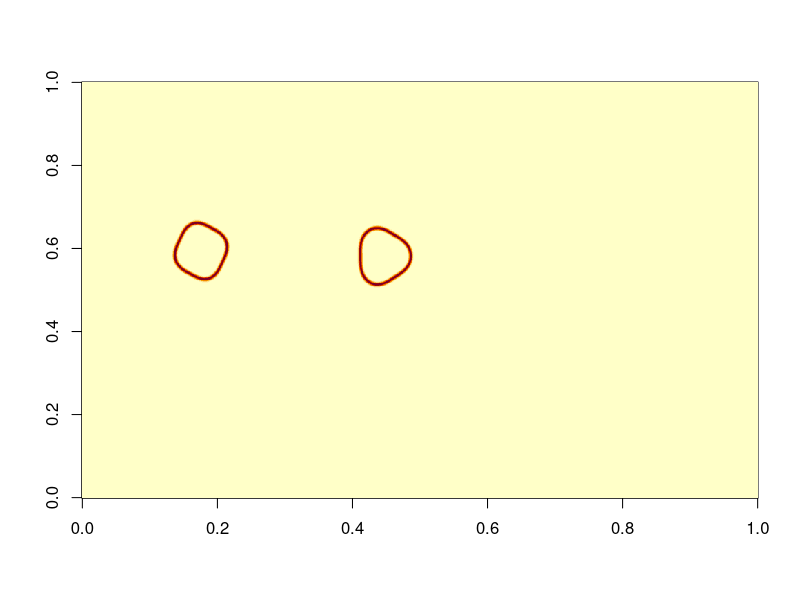

Here is the R script that generated this plot: (Note: this script raises an error after producing the figure.)
#
# Generate Radial Frequency search tasks.
# Adapted from David Badcock's Matlab.
#
# Fri 11 Jan 2013 08:33:11 EST
# Modified Thu 17 Jan 2013 07:11:30 EST: allow for aspect ratio of pixels
#

#WIDTH  <- 752
#HEIGHT <- 752
WIDTH  <- 980
HEIGHT <- 560

IS <- 100    # small patch is IS * IS. must be even. created in rfCreate.

viewingDistance   <- 40     # cm
screen.width      <- 980/2  # pixels
screen.height     <- 560    # pixels
screenWidthCm     <- 18.7/2 # cm
screenHeightCm    <- 10.7   # cm
cmPerPixelWidth  <- screenWidthCm / screen.width 
cmPerPixelHeight <- screenHeightCm / screen.height

#################################################
# Create a single RF stim of dimension ISxIS
# Intiially use r in cms, then map back to pixels
#  radius is in degrees
#################################################
rfCreate <- function(RF_number, radius, Weber_amp, phase) {

    radiusCm <- viewingDistance * tan(radius/180*pi)
    SIGMA <- 2 # sigma defines path thickness (Gaussian profile path section)

    mod_amp <- Weber_amp*radiusCm  # mod amp is the amplitude of the RF modulation
 
    xy <- expand.grid(-(IS/2-1):(IS/2), -(IS/2-1):(IS/2))  # X and Y are Cartesian

        # ?? theta numbers off conventionally from the +ve X axis anti-clockwise
    theta <- apply(xy, 1, function(p) atan2(p[2], p[1]))
    rCm   <- apply(xy, 1, function(p) sqrt(sum((p * c(cmPerPixelWidth, cmPerPixelHeight))^2)))
     
        # calculate the RF_radius for all values of theta (in cm)
    RF_radiusCm <- radiusCm + sin(RF_number*theta + phase) * mod_amp

        # create an RF path with a Gaussian luminance profile in section
        # maximum luminance when RF_radius-r is equal to zero
    f <- (cmPerPixelHeight + cmPerPixelWidth)/2
    RF <- exp(-(((RF_radiusCm-rCm)/f)^2/(2*SIGMA^2)))

    return(matrix(RF, IS, IS))
}

#######################################################
# function to create a stimulus and reference
# pass in the RF of the target and distractor and total number of elements 
#   Radius is in degrees
#######################################################
createImage <- function(RF_target, RF_distract, number, Radius, 
                        RF_amp_target=1/(1+RF_target^2), 
                        RF_amp_distract=1/(1+RF_distract^2)) {
        # Grid of available top-left row/col for the RF patterns
        # Random +- jitter each location
        # Random permute of order
    r.jitter <- 18
    c.jitter <- 11
    rs <- seq(r.jitter+1, HEIGHT - IS - r.jitter, IS+2*r.jitter)
    cs <- seq(c.jitter+1, WIDTH  - IS - c.jitter, IS+2*c.jitter)
    grid <- expand.grid(cs, rs) 
    grid[,1] <- grid[,1] + round(runif(nrow(grid),min=-c.jitter, max=+c.jitter))
    grid[,2] <- grid[,2] + round(runif(nrow(grid),min=-r.jitter, max=+r.jitter))
    grid <- grid[order(runif(nrow(grid))), ] 
#plot(grid, xlim=c(1,WIDTH), ylim=c(1, HEIGHT))
#for(i in 1:nrow(grid)) {
#    cc <- grid[i,1]
#    rr <- grid[i,2]
#    polygon(c(cc, cc+IS, cc+IS, cc), c(rr,rr,rr+IS,rr+IS))
#}

    if (nrow(grid) < number)
        warning("Cannot fit that many targets")

    phase <- 2*pi*runif(number, min=1,max=49)

    image <- matrix(0, nrow=HEIGHT, ncol=WIDTH)

    #add each RF pattern in turn to stim and ref  
    for (i in 1:(number-1)) {
        x <- grid[i, 1]
        y <- grid[i, 2]
        image[y:(y+(IS-1)),x:(x+(IS-1))] <- image[y:(y+(IS-1)),x:(x+(IS-1))] + 
            rfCreate(RF_distract, Radius, RF_amp_distract, phase[i])
    } 
    x <- grid[number, 1]  # add target 
    y <- grid[number, 2]
    image[y:(y+(IS-1)),x:(x+(IS-1))] <- image[y:(y+(IS-1)),x:(x+(IS-1))] + 
        rfCreate(RF_target, Radius, RF_amp_target, phase[number])

    too_big <- which(image > 1)
    image[too_big] <- 1

    return(image)
}

##################################################################
# print matrix as a 8-bit pbm file
##################################################################
printPGM <- function(i, title) {
    cat("P2", "\n")
    cat("# RSF: ", title, "\n")
    cat(paste(WIDTH, HEIGHT), "\n")
    cat("255\n")
    c <- 1
    for(y in 1:HEIGHT) {
        for(x in 1:WIDTH) 
            cat(round(255*i[y,x]), " ")
            if (c == 30) {
                cat("\n")
                c <- 0
            }
            c <- c + 1
        }
}

#######################################################
# Test
i <- createImage(3, 4, 2, 1)
image(t(i))
stop("All good")

#######################################################
# Command line param is 
#    number of distractors
#    target RF
#    distractor RF
#######################################################
if (length(commandArgs()) != 7) {
    print("Usage: R --slave --args number_of_shapes target_RF distractor_RF radius < RFS.r")
    print("where")
    print("     radius is in degrees (at 40cm viewing distance)")
} else {
    number       <- as.numeric(commandArgs()[4])
    targetRF     <- as.numeric(commandArgs()[5])
    distractorRF <- as.numeric(commandArgs()[6])
    radius       <- as.numeric(commandArgs()[7])

    i <- createImage(RF_target=targetRF, RF_distract=distractorRF, number=number, radius)

    printPGM(i, commandArgs())
}
